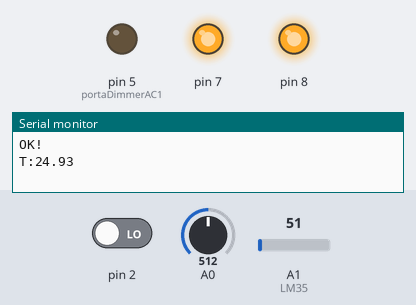
A sketch run on a simulated Arduino Uno, built with avr-gcc and run on an emulated ATmega328P. Parts: output pins drawn as LEDs (lit = HIGH), the last lines printed to the serial monitor. Inputs (shaded band) come from the test bench; at power-on: pin 2 LOW, A0 = 512, A1 (LM35) = 51.

Above: at 1.3 s.
1.4 s: pin 2 driven HIGH
At 2.4 s:
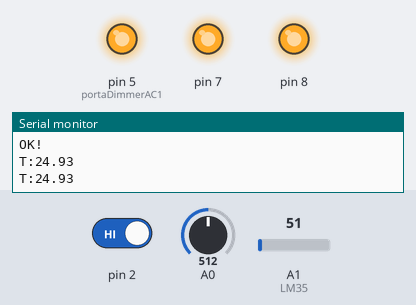
Timing chart, 0 to 4.4 s (numbered marks = the images above; inputs shaded):
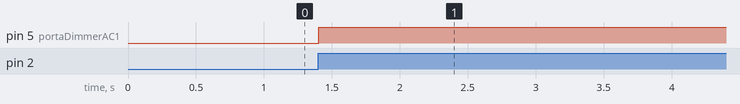

Measured:
- after the input at 1.4 s, pin 5 (portaDimmerAC1): LOW → HIGH at once

The sketch:

DimmerTorradeiraV2.ino
```cpp
const int LM35 = A1; // Pino Analogico onde vai ser ligado ao pino 2 do LM35
const int REFRESH_RATE = 2000;  //Tempo de atualização entre as leituras em ms
const float CELSIUS_BASE = 0.4887585532746823069403714565; //Base de conversão para Graus Celsius ((5/1023) * 100)

// Potenciometro ligado na porta analogica zero do Arduino (A0)

static volatile unsigned long momentoDisparo = 0;
static volatile unsigned long momentoPrint = 0;

static volatile unsigned int jafoi = 0;
static volatile unsigned int gatilhoDisparo = 7000;

static volatile unsigned int potVal = 0;

const unsigned char portaDimmerAC1 = 5;

void setup()
{
  pinMode(portaDimmerAC1, OUTPUT);
  digitalWrite(portaDimmerAC1, LOW);

  pinMode(8, OUTPUT);
  digitalWrite(8, HIGH);
  pinMode(7, OUTPUT);
  digitalWrite(7, HIGH);

  attachInterrupt(0, zeroCrossInt, CHANGE);

  Serial.begin(9600);
  delay(100);
  Serial.println("OK!");

  momentoPrint = millis() + 1000;
}

void loop()
{
  potVal = analogRead(0);
  gatilhoDisparo = map(potVal, 0, 1023, 7000, 1000);


  if (momentoDisparo > micros())
  {
    while(momentoDisparo > micros());

    if (readTemperature() <= 70.0)
    {
      jafoi = 0;
      digitalWrite(portaDimmerAC1, HIGH);
    }
    else
    {
      if (!jafoi)
      {
        Serial.println("DEACTIVATE!");
        jafoi = 1;
        // pausa para estabilizar
        // 2 seg
        delay(2000);
      }
    }
  }

  if(momentoPrint < millis())
  {
    Serial.print("T:");
    Serial.println(readTemperature());
    momentoPrint = millis() + 1000;
  }


}

void zeroCrossInt()
{
  digitalWrite(portaDimmerAC1, LOW);
  momentoDisparo = micros() + gatilhoDisparo;
}

float readTemperature(){
  return (analogRead(LM35) * CELSIUS_BASE);
}
```
